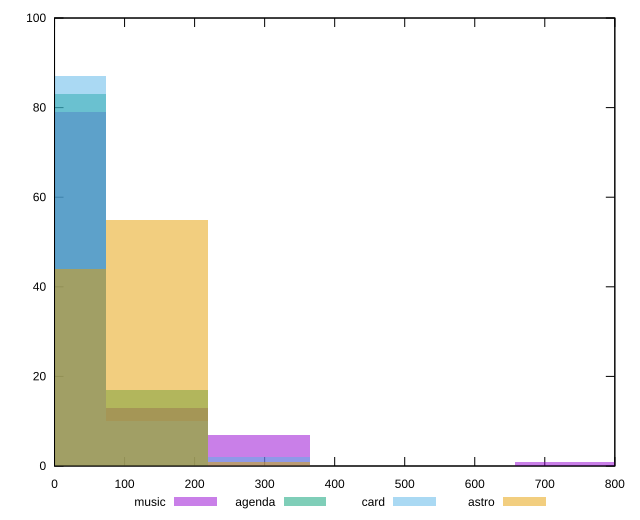

This figure's gnuplot source:
reset

$music <<EOF
146.18759937537857 13
0 79
292.37519875075714 7
730.9379968768928 1
EOF

$agenda <<EOF
146.18759937537857 17
0 83
EOF

$card <<EOF
0 87
146.18759937537857 10
292.37519875075714 2
EOF

$astro <<EOF
292.37519875075714 1
146.18759937537857 55
0 44
EOF

set key outside below
set boxwidth 146.18759937537857
set xrange [0:800]
set yrange [0:100]
set trange [0:100]
set style fill transparent solid 0.5 noborder
set terminal svg size 640, 520 enhanced background rgb 'white'
set output "reports/report_00027_2021-02-24T12-40-31.850Z/unminified-javascript/comparison/histogram/all_raw.svg"

plot $music title "music" with boxes, \
     $agenda title "agenda" with boxes, \
     $card title "card" with boxes, \
     $astro title "astro" with boxes

reset
